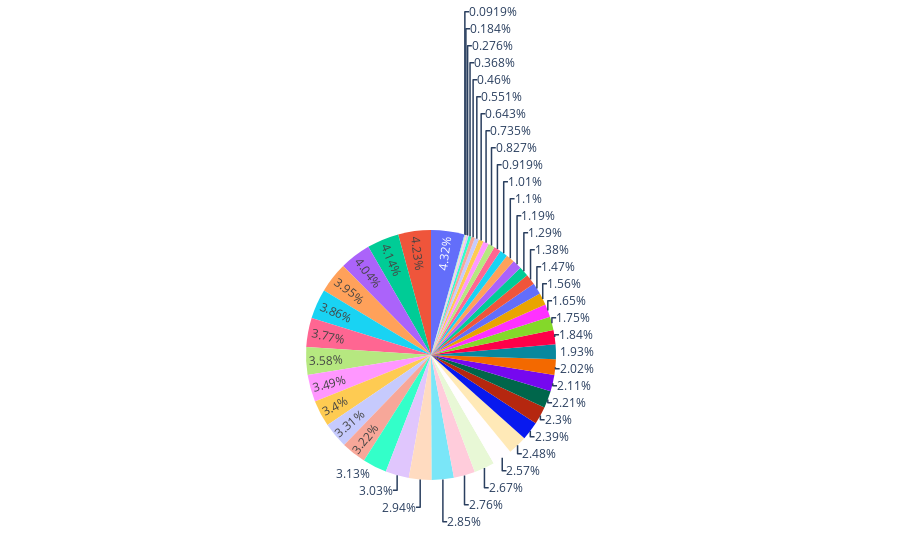

Source (notebook cell):
### Code cell
models_country = data['country'].value_counts().reset_index(name = 'count')
fig = px.pie(
    models_country,
    values= 'country'

)

fig.show()

### Figure 1 — Plotly figure (JSON) as saved in the notebook; plotly's stock layout.template omitted (floating-point values rounded to 4 significant figures)
{"data": [{"domain": {"x": [0, 1], "y": [0, 1]}, "hovertemplate": "country=%{value}<extra></extra>", "legendgroup": "", "name": "", "showlegend": false, "type": "pie", "values": [29, 9, 24, 46, 44, 16, 21, 34, 41, 3, 27, 12, 42, 37, 31, 10, 22, 28, 38, 15, 11, 25, 2, 32, 14, 23, 39, 19, 43, 17, 18, 36, 7, 20, 45, 47, 5, 30, 6, 33, 1, 35, 8, 26, 13, 4]}], "layout": {"legend": {"tracegroupgap": 0}, "margin": {"t": 60}}}
